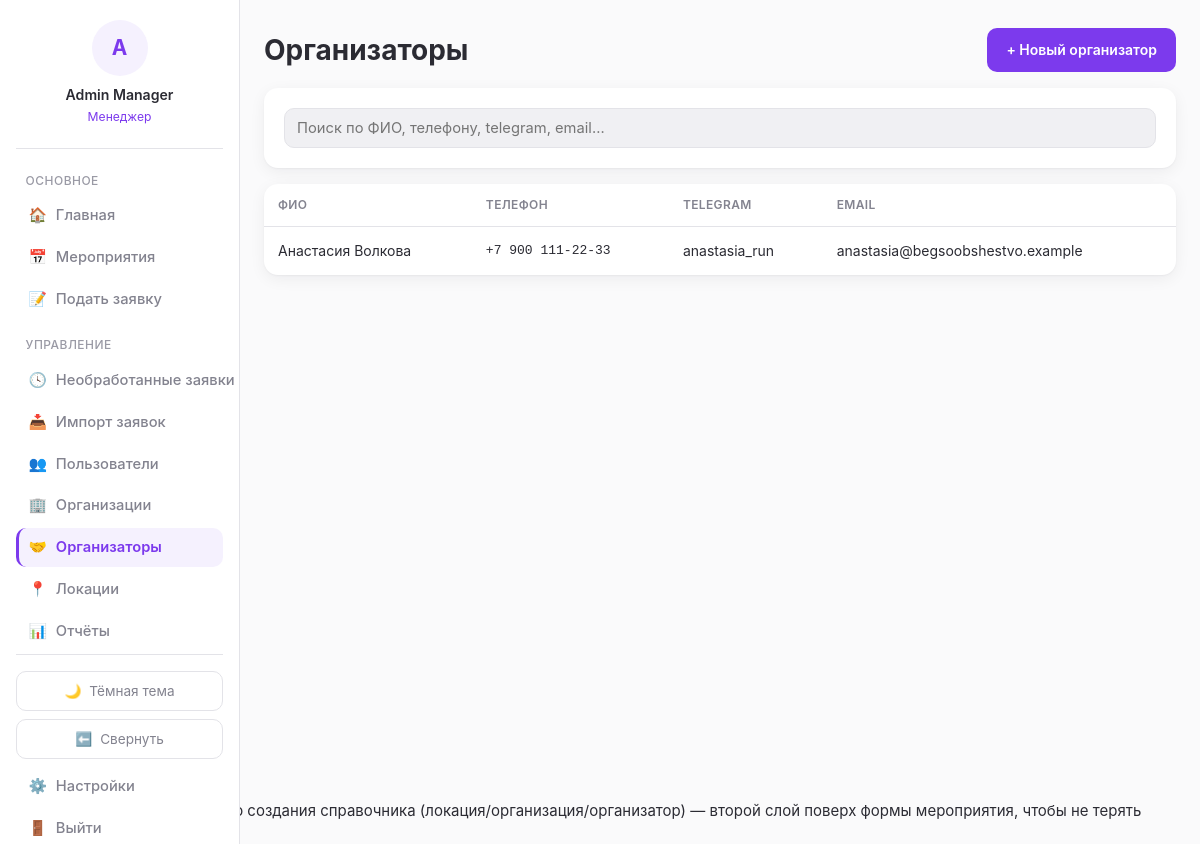
/organizers/ (signed in), run on an earlier commit of the app's database.
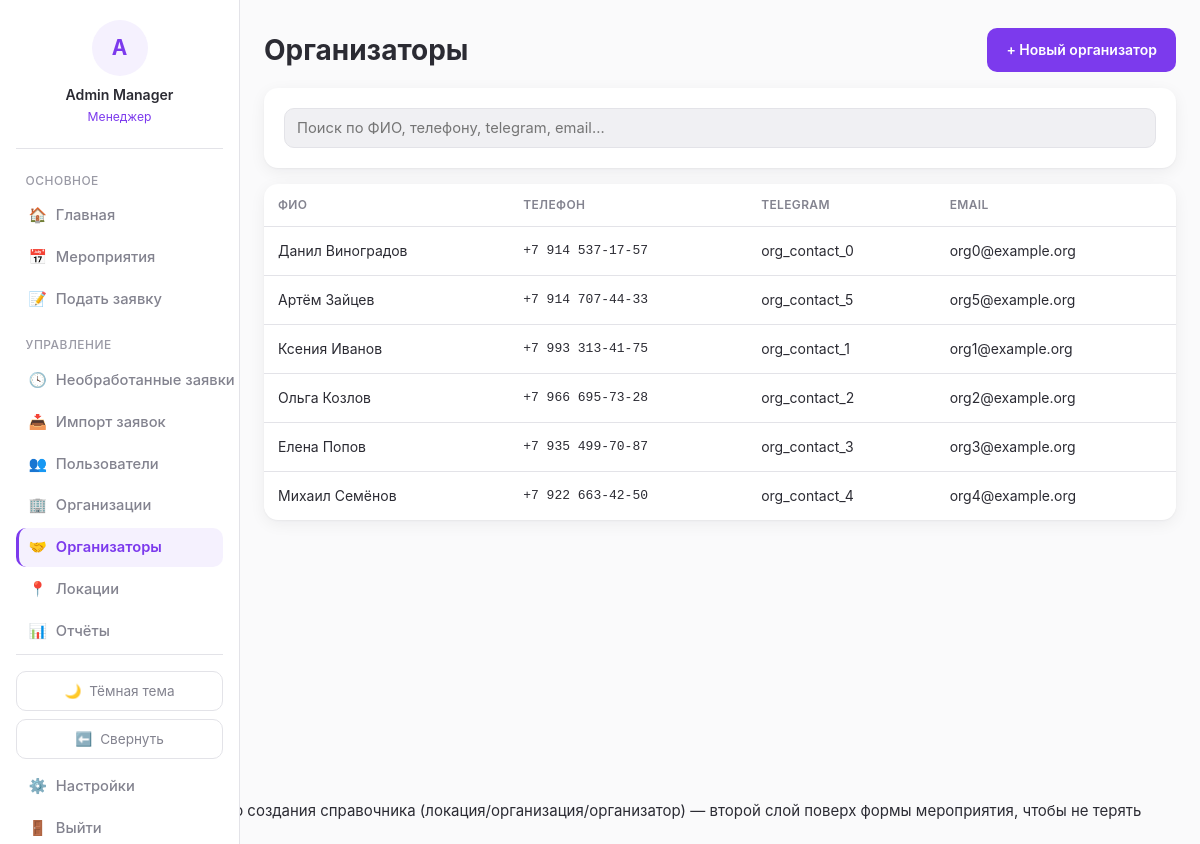
And on a later commit of the database.
### blog/models.py (models this page shows, shortened)
class Organizer(models.Model):
    id = models.AutoField(primary_key=True)
    user = models.ForeignKey(User, on_delete=models.SET_NULL, null=True, blank=True, related_name='organizer_profile')
    first_name = models.CharField(max_length=100)
    last_name = models.CharField(max_length=100)
    phone = models.CharField(max_length=20, blank=True, null=True)
    email = models.EmailField(blank=True, null=True)
    telegram_username = models.CharField(max_length=100, blank=True, null=True)
    VK_username = models.CharField(max_length=100, blank=True, null=True)
    whatsapp = models.CharField(max_length=50, blank=True, null=True)
    comments = models.TextField(blank=True, null=True)
    class Meta:
        db_table = 'organizers'
        verbose_name = 'Контактное лицо'
        verbose_name_plural = 'Контактные лица'

### blog/views.py (the view)
# urls.py: path('organizers/', views.organizer_list, name='organizer_list'),
@manager_required
def organizer_list(request):
    organizers = Organizer.objects.order_by('last_name', 'first_name')
    return render(request, 'blog/organizer_list.html', {'organizers': organizers})

### blog/context_processors.py (called while the page is built)
def role_flags(request):
    user = getattr(request, 'user', None)
    authenticated = bool(user and user.is_authenticated)
    return {
        'is_manager': is_manager(user) if authenticated else False,
        'is_team_leader': is_team_leader(user) if authenticated else False,
        'role_label': role_label(user) if authenticated else None,
    }

### blog/models.py (called while the page is built)
    @property
    def full_name(self):
        return f"{self.first_name or ''} {self.last_name or ''}".strip() or self.telegram_username or self.telegram_id

### blog/services/roles.py (called while the page is built)
def is_manager(user: User) -> bool:
    if not user or not user.is_authenticated:
        return False
    return user.manager_roles.filter(revoked_at__isnull=True).exists()

def is_team_leader(user: User) -> bool:
    if not user or not user.is_authenticated:
        return False
    return user.team_leader_roles.filter(revoked_at__isnull=True).exists()

def role_label(user: User) -> str:
    if is_manager(user):
        return 'Менеджер'
    if is_team_leader(user):
        return 'Тим-лидер'
    return 'Волонтёр'

### blog/templates/blog/organizer_list.html (shortened to what this page needs)
{% extends 'blog/base.html' %}
{% block content %}
<div class="page-header">
    <h1>Организаторы</h1>
    <a href="{% url 'organizer_create' %}" class="btn" data-modal data-modal-title="Новый организатор">+ Новый организатор</a>
</div>
<div class="card">
    <input type="search" id="organizers-search" placeholder="Поиск по ФИО, телефону, telegram, email…" style="margin:0;">
</div>
<div class="card" style="padding:0; overflow:hidden;">
    <table class="responsive-table" data-sortable id="organizers-table">
        <thead><tr><th data-sort-key="name">ФИО</th><th data-sort-key="phone">Телефон</th><th data-sort-key="tg">Telegram</th><th data-sort-key="email">Email</th></tr></thead>
        <tbody>
        {% for organizer in organizers %}
            <tr data-href="{% url 'organizer_detail' organizer.id %}" data-search="{{ organizer.first_name }} {{ organizer.last_name }} {{ organizer.phone }} {{ organizer.telegram_username }} {{ organizer.email }}">
                <td data-label="ФИО" data-sort-value="{{ organizer.first_name }} {{ organizer.last_name }}">{{ organizer.first_name }} {{ organizer.last_name }}</td>
                <td data-label="Телефон" class="mono" data-sort-value="{{ organizer.phone }}">{{ organizer.phone|default:"—" }}</td>
                <td data-label="Telegram" data-sort-value="{{ organizer.telegram_username }}">{{ organizer.telegram_username|default:"—" }}</td>
                <td data-label="Email" data-sort-value="{{ organizer.email }}">{{ organizer.email|default:"—" }}</td>
            </tr>
        {% empty %}
            <tr><td colspan="4">Организаторов пока нет.</td></tr>
        {% endfor %}
        </tbody>
    </table>
</div>
{% endblock %}

What changed in the data, as far as the page shows it:
removed Organizer: first_name "Анастасия", last_name "Волкова", phone "+7 900 111-22-33", telegram_username "anastasia_run", email "anastasia@begsoobshestvo.example"
added Organizer: first_name "Данил", last_name "Виноградов", phone "+7 914 537-17-57", telegram_username "org_contact_0", email "org0@example.org"
added Organizer: first_name "Артём", last_name "Зайцев", phone "+7 914 707-44-33", telegram_username "org_contact_5", email "org5@example.org"
added Organizer: first_name "Ксения", last_name "Иванов", phone "+7 993 313-41-75", telegram_username "org_contact_1", email "org1@example.org"
added Organizer: first_name "Ольга", last_name "Козлов", phone "+7 966 695-73-28", telegram_username "org_contact_2", email "org2@example.org"
added Organizer: first_name "Елена", last_name "Попов", phone "+7 935 499-70-87", telegram_username "org_contact_3", email "org3@example.org"
added Organizer: first_name "Михаил", last_name "Семёнов", phone "+7 922 663-42-50", telegram_username "org_contact_4", email "org4@example.org"
